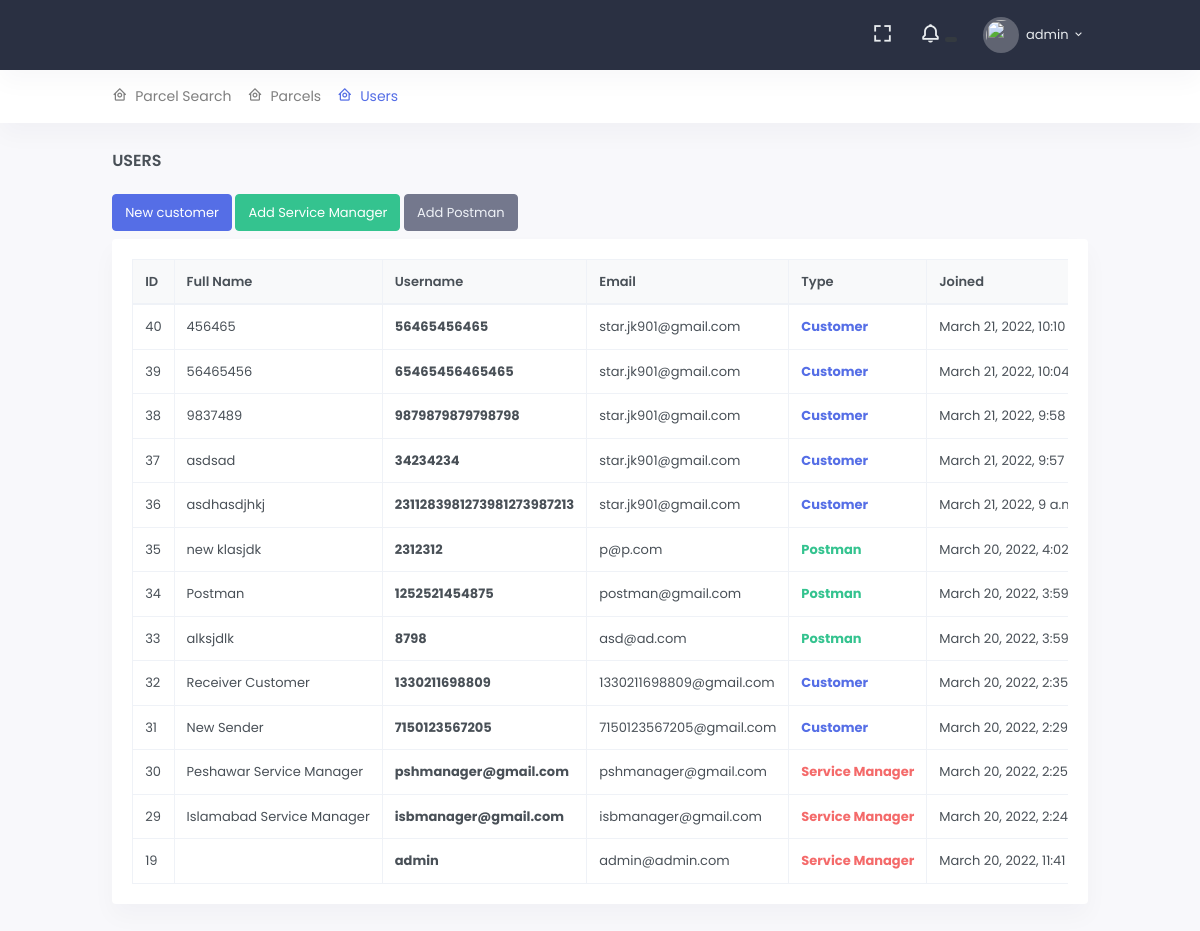
The page /a/user/ (signed in) on the database as committed earlier.
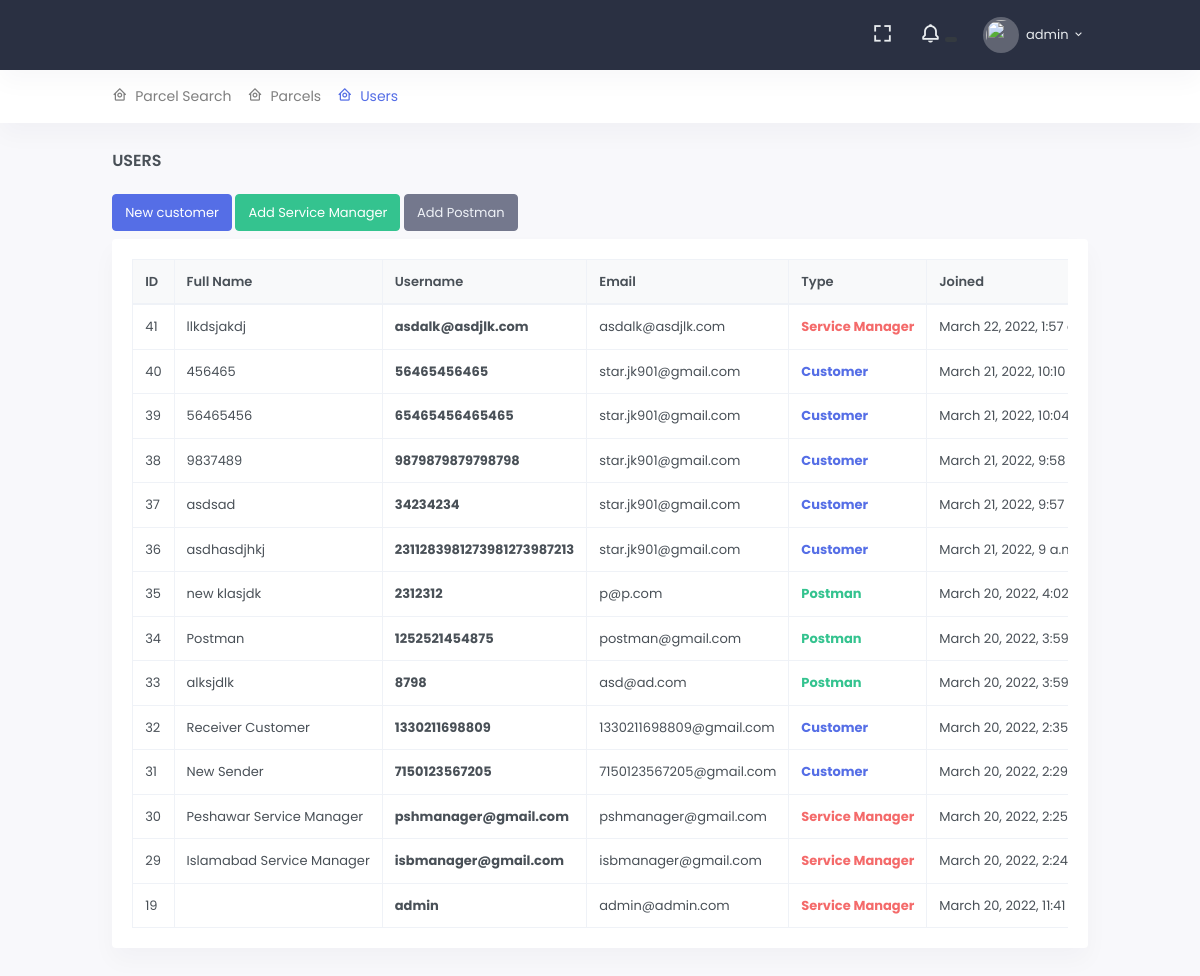
The same page on the database as committed later.
### src/accounts/models.py (models this page shows, shortened)
class User(AbstractUser):
    profile_image = ResizedImageField(
        upload_to='account/images/profiles/', null=True, blank=True, size=[100, 100], quality=75, force_format='PNG',
        help_text='size of logo must be 100*100 and format must be png image file', crop=['middle', 'center']
    )
    phone_number = models.CharField(max_length=30, null=True, blank=True)
    cnic = models.CharField(max_length=13, null=True, blank=True,
                            help_text="13 digits cnic without -")
    address = models.TextField(max_length=30, null=True, blank=True)
    latitude = models.DecimalField(max_digits=9, decimal_places=6, default=0.00, blank=True, null=True)
    longitude = models.DecimalField(max_digits=9, decimal_places=6, default=0.00, blank=True, null=True)
    office = models.ForeignKey('api.PostOffice', null=True, blank=True, on_delete=models.SET_NULL)
    is_customer = models.BooleanField(default=True)
    is_postman = models.BooleanField(default=False)
    city = models.CharField(max_length=30, null=True, blank=True, default="Default")
    postal_code = models.IntegerField(default=0, null=True, blank=True)
    class Meta:
        ordering = ['-id']
        verbose_name = 'User'
        verbose_name_plural = 'Users'

### src/portals/admins/views.py (the view)
# urls.py: path('user/', UserListView.as_view(), name='user'),
@method_decorator(admin_decorators, name='dispatch')
class UserListView(ListView):
    queryset = User.objects.all()
    template_name = 'admins/user_list.html'

### src/portals/admins/templates/admins/user_list.html (shortened to what this page needs)
{% extends 'core/base.html' %}
{% load custom_tags %}
{% block page_heading %}
    Users
{% endblock %}
{% block content %}
    <div class="row mb-2">
        <div class="col-lg-12">
            <a href="{% url 'admins:add-parcel' %}" class="btn btn-primary">New customer</a>
            <a href="{% url 'admins:add-super-user' %}" class="btn btn-success">Add Service Manager</a>
            <a href="{% url 'admins:add-postman-user' %}" class="btn btn-secondary">Add Postman</a>
        </div>
    </div>
    <div class="row">
        <div class="col-12">
            <div class="card">
                <div class="card-body">
                    {% if user_list %}
                        <div class="table-responsive">
                            <table class="table table-bordered table-centered table-nowrap mb-0">
                                <thead class="thead-light">
                                <tr>
                                    <th>ID</th>
                                    <th>Full Name</th>
                                    <th>Username</th>
                                    <th>Email</th>
                                    <th>Type</th>
                                    <th>Joined</th>
                                </tr>
                                </thead>
                                <tbody>
                                {% for object in user_list %}
                                    <tr>
                                        <td>{{ object.pk }}</td>
                                        <td>{{ object.first_name }} {{ object.last_name }}</td>
                                        <td><b>{{ object.username }}</b></td>
                                        <td>{{ object.email }}</td>
                                        <td>
                                            {% if object.is_superuser %}
                                                <b class="text-danger">Service Manager</b>
                                            {% elif object.is_staff %}
                                                <b class="text-warning">Staff</b>
                                            {% elif object.is_customer %}
                                                <b class="text-primary">Customer</b>
                                            {% elif object.is_postman %}
                                                <b class="text-success">Postman</b>
                                            {% endif %}
                                        </td>
                                        <td>{{ object.date_joined }}</td>
                                    </tr>
                                {% endfor %}
                                </tbody>
                            </table>
                        </div>
                    {% else %}
                        <b class="text-danger">! No users found</b>
                    {% endif %}
                </div>
            </div>
        </div>
    </div>
{% endblock %}

### templates/core/base_head.html (shortened to what this page needs)
{% load static %}
<header id="page-topbar">
    <div class="navbar-header">
        <div class="d-flex">
            <div class="navbar-brand-box">
            </div>
        </div>
        <div class="d-flex">
            <div class="dropdown d-none d-lg-inline-block ml-1">
                <button type="button" class="btn header-item noti-icon waves-effect" data-toggle="fullscreen">
                    <i class="bx bx-fullscreen"></i>
                </button>
            </div>
            <div class="dropdown d-inline-block">
                <button type="button" class="btn header-item noti-icon waves-effect"
                        id="page-header-notifications-dropdown"
                        data-toggle="dropdown" aria-haspopup="true" aria-expanded="false">
                    <i class="bx bx-bell bx-tada"></i>
                    <span class="badge badge-dark badge-pill">
                    </span>
                </button>
            </div>
            <div class="dropdown d-inline-block">
                <button type="button" class="btn header-item waves-effect" id="page-header-user-dropdown"
                        data-toggle="dropdown" aria-haspopup="true" aria-expanded="false">
                    {% if request.user.profile_image %}
                        <img class="rounded-circle header-profile-user" src="{{ request.user.profile_image.url }}"
                             alt="Header Avatar">
                    {% else %}
                        <img class="rounded-circle header-profile-user" src="{% static 'core/images/no-user.png' %}">
                    {% endif %}
                    <span class="d-none d-xl-inline-block ml-1">{{ request.user.username }}</span>
                    <i class="mdi mdi-chevron-down d-none d-xl-inline-block"></i>
                </button>
            </div>
        </div>
    </div>
</header>
<div class="topnav">
    <div class="container-fluid">
        <nav class="navbar navbar-light navbar-expand-lg topnav-menu">
            <div class="collapse navbar-collapse" id="topnav-menu-content">
                <ul class="navbar-nav">
                    {% include 'core/include/admin_header.html' %}
                </ul>
            </div>
        </nav>
    </div>
</div>

Rows that differ between the two databases and show on the page:
added User: pk "41", first_name "llkdsjakdj", username "asdalk@asdjlk.com", email "asdalk@asdjlk.com", is_superuser "Service Manager", date_joined "March 22, 2022, 1:57…"
